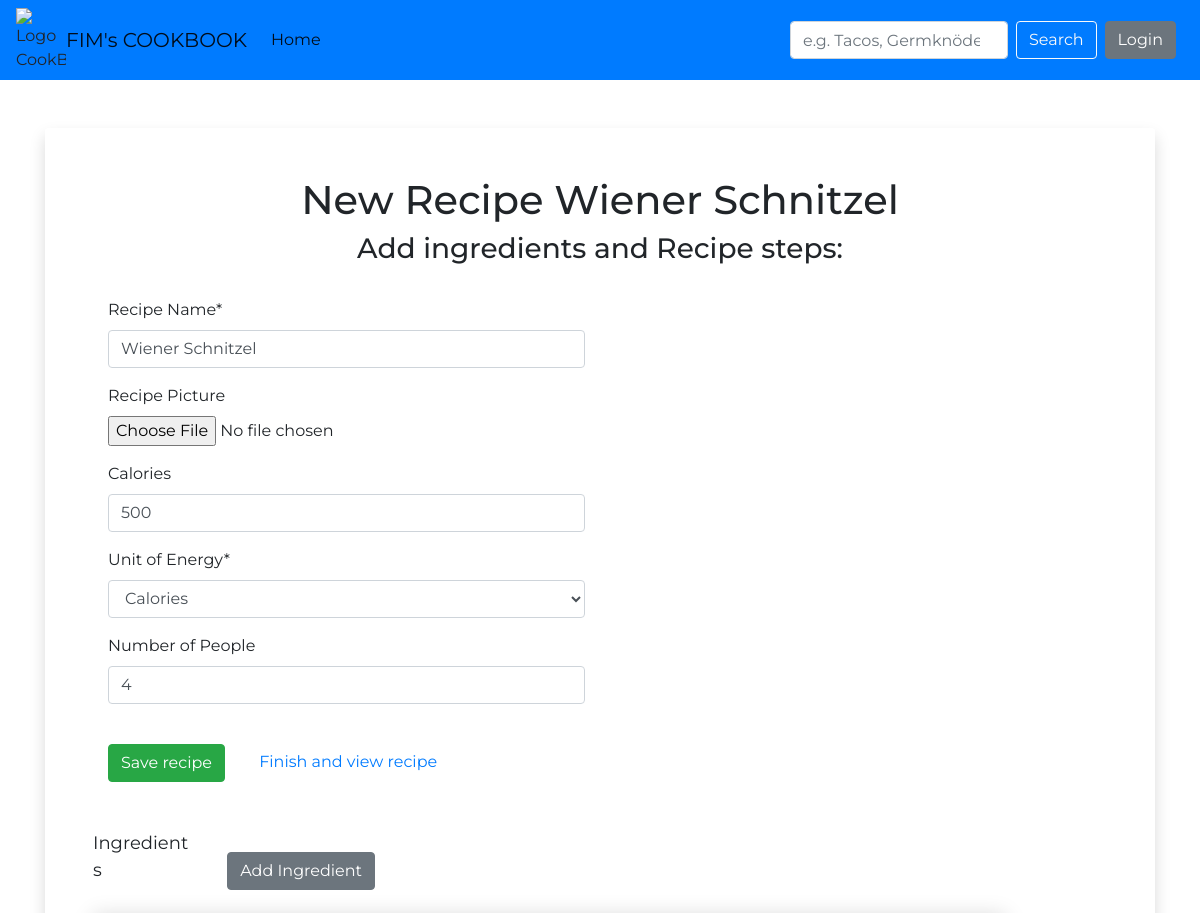
The page /addrecipe/5 (upper part) on the database as committed earlier.
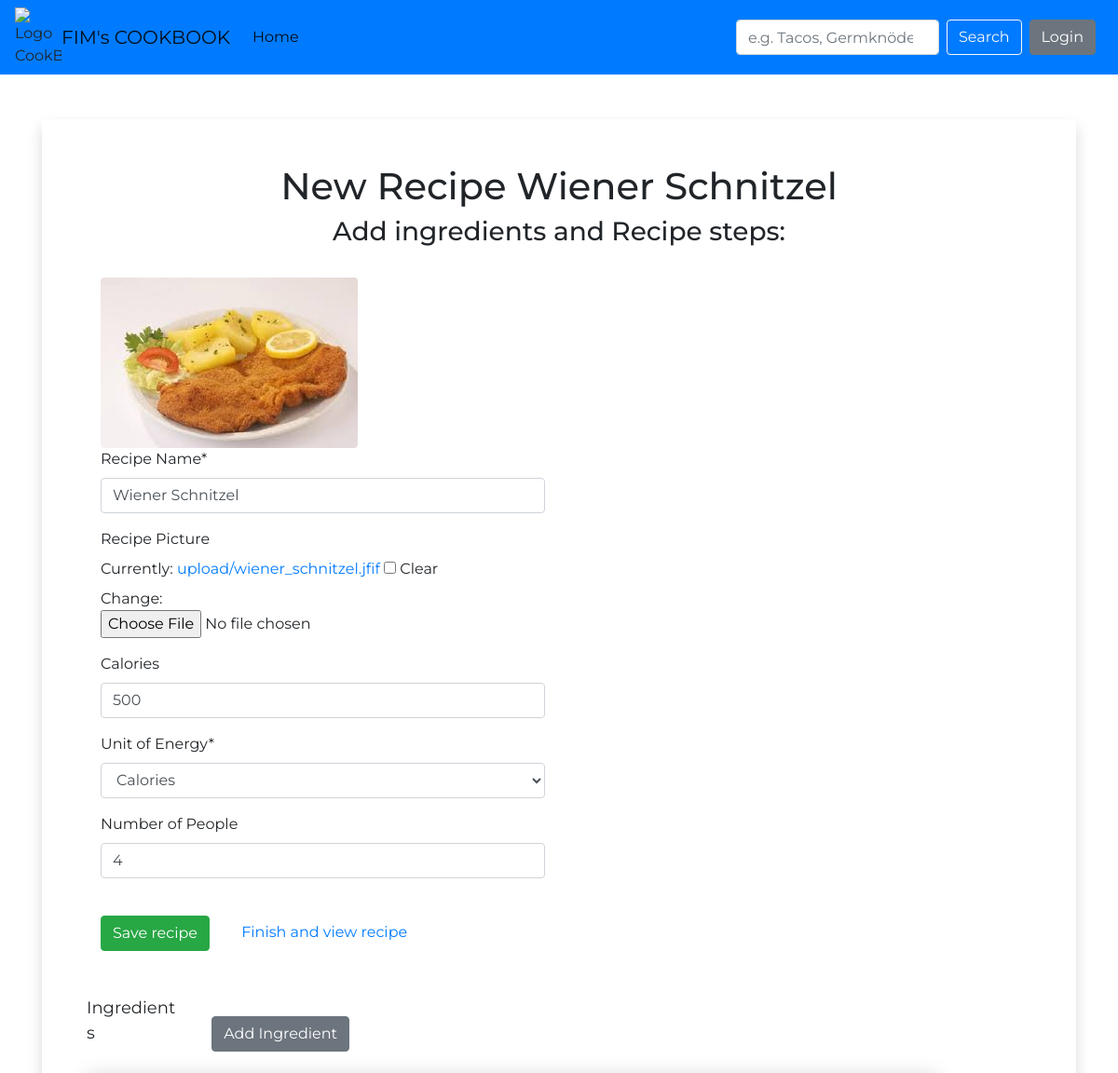
The same page on the database as committed later.
### myRecipeApp/models.py (models this page shows, shortened)
class Recipe(models.Model):
    RecipeId = models.BigAutoField(primary_key=True,
                                   verbose_name="Unique RecipeId"
                                   )
    RecipeName = models.CharField(verbose_name="Recipe Name",
                                  max_length=300
                                  )
    Picture = models.ImageField(verbose_name="Recipe Picture",
                                blank=True,
                                upload_to="upload/"
                                )
    UserId = models.ForeignKey(settings.AUTH_USER_MODEL,
                               verbose_name="Author",
                               on_delete=models.PROTECT
                               )
    Energy = models.PositiveIntegerField(verbose_name="Calories",
                                         blank=True)
    UnitId = models.ForeignKey(Unit,
                               verbose_name="Unit of Energy",
                               on_delete=models.PROTECT
                               )
    NumberPeople = models.PositiveSmallIntegerField(verbose_name="Number of People",
                                                    blank=True)

### myRecipeApp/views.py (the view)
# urls.py: path('addrecipe/', add_recipe, name='add-recipe'),
def add_recipe(request, recipe_id=None):
    recipe = None
    if not recipe_id is None:
        recipe = Recipe.objects.get(RecipeId=recipe_id)
    if request.method == "POST":
        form1 = create_recipe_form(request.POST, request.FILES or None, instance=recipe)
        if form1.is_valid():
            newrecipe = form1.save(commit=False)
            newrecipe.UserId = request.user
            newrecipe.save()
            recipe = newrecipe
    else:
        form1 = create_recipe_form(request.POST or None, request.FILES or None, instance=recipe)
    context = {
        "form1": form1,
        "recipe": recipe
    }
    return render(request, "dev_add_recipe.html", context)

### myRecipeApp/forms.py
class create_recipe_form(forms.ModelForm):
    class Meta:
        model = Recipe
        fields = ["RecipeName", "Picture","Energy", "UnitId", "NumberPeople"]

### myRecipeApp/models.py (called while the page is built)
    def __str__(self):  # to make it more readable in the admin panel (shows name instead of PK)
        return self.Name

### myUnitApp/models.py (called while the page is built)
    def __str__(self):  # to make it more readable in the admin panel (shows name instead of PK)
        return self.Name

### myRecipeApp/templates/dev_add_recipe.html (shortened to what this page needs)
{% extends 'base.html' %}
{% load crispy_forms_tags %}
{% block titleContent %}
     <h1 class="title text-center h1">New Recipe {{ recipe.RecipeName }}</h1>
    {%if not recipe.RecipeName  %}
    <h2 class="title text-center h3">To add a new recipe, please fill out the following information:</h2>
    {% else %}
    <h2 class="title text-center h3">Add ingredients and Recipe steps:</h2>
    {% endif %}
{% endblock %}
{% block mainContent %}
    <form class="col-sm-6" method="post" action="{{ recipe.RecipeId }}" enctype="multipart/form-data">
        {% if recipe.Picture %}
            <img class="img-responsive img-circle rounded" src="{{ recipe.Picture.url }}">
        {% endif %}
        <table class="container" style="background-color: white">
            {{form1 | crispy}}
        </table>
        <br>
        <input class="btn btn-success" type="submit" value="{%if recipe.RecipeName %}Save{% else %}Create{% endif %} recipe"/>
        {%if recipe.RecipeName %}
            <a href="/viewrecipe/{{ recipe.RecipeId }}" style="margin-left:30px">Finish and view recipe</a>
        {% endif %}
    </form>
{%if recipe.RecipeName %}
    <br><br>
    <div style="font-size:18px;width:100px;display:inline-block">Ingredients</div>
    <button class="btn btn-secondary" style="margin-left:30px" onclick="window.location.href='addingredient/{{ recipe.RecipeId }}'">Add Ingredient</button>
    <br><br>
{% endif %}
{% endblock %}

Rows that differ between the two databases and show on the page:
changed Recipe "Wiener Schnitzel": Picture: picture added
Other text that changed with them:
form field form1: (not shown) → "☐"
text no longer shown: "Recipe Name * Recipe Picture Calories Unit of Energy * Number of People"
text now shown: "Recipe Name * Recipe Picture Currently: upload/wiener_schnitzel.jfif Clear Change: Calories Unit of Energy * Number of People"
